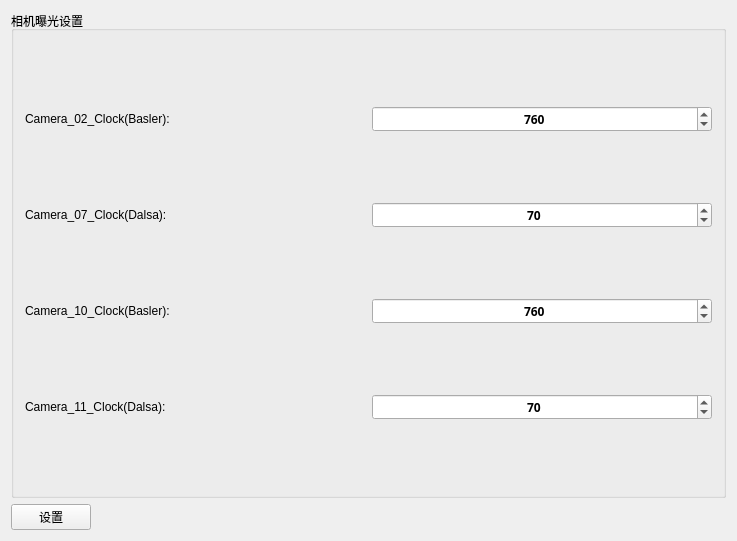
<?xml version="1.0" encoding="UTF-8"?>
<ui version="4.0">
 <class>cameraWidget</class>
 <widget class="QWidget" name="cameraWidget">
  <property name="geometry">
   <rect>
    <x>0</x>
    <y>0</y>
    <width>737</width>
    <height>541</height>
   </rect>
  </property>
  <property name="windowTitle">
   <string>Widget</string>
  </property>
  <layout class="QVBoxLayout" name="verticalLayout_main">
   <item>
    <widget class="QGroupBox" name="groupBox">
     <property name="sizePolicy">
      <sizepolicy hsizetype="Preferred" vsizetype="Preferred">
       <horstretch>0</horstretch>
       <verstretch>0</verstretch>
      </sizepolicy>
     </property>
     <property name="title">
      <string>相机曝光设置</string>
     </property>
     <layout class="QVBoxLayout" name="verticalLayout">
      <item>
       <layout class="QHBoxLayout" name="horizontalLayout">
        <item>
         <widget class="QLabel" name="label_2">
          <property name="maximumSize">
           <size>
            <width>16777215</width>
            <height>100</height>
           </size>
          </property>
          <property name="text">
           <string>Camera_02_Clock(Basler):</string>
          </property>
         </widget>
        </item>
        <item>
         <widget class="QSpinBox" name="spinBox_02">
          <property name="font">
           <font>
            <family>Arial Black</family>
            <weight>75</weight>
            <bold>true</bold>
           </font>
          </property>
          <property name="alignment">
           <set>Qt::AlignCenter</set>
          </property>
          <property name="maximum">
           <number>900</number>
          </property>
          <property name="value">
           <number>760</number>
          </property>
         </widget>
        </item>
       </layout>
      </item>
      <item>
       <layout class="QHBoxLayout" name="horizontalLayout_2">
        <item>
         <widget class="QLabel" name="label_3">
          <property name="maximumSize">
           <size>
            <width>16777215</width>
            <height>100</height>
           </size>
          </property>
          <property name="text">
           <string>Camera_07_Clock(Dalsa):</string>
          </property>
         </widget>
        </item>
        <item>
         <widget class="QSpinBox" name="spinBox_07">
          <property name="font">
           <font>
            <family>Arial Black</family>
            <weight>75</weight>
            <bold>true</bold>
           </font>
          </property>
          <property name="alignment">
           <set>Qt::AlignCenter</set>
          </property>
          <property name="maximum">
           <number>90</number>
          </property>
          <property name="value">
           <number>70</number>
          </property>
         </widget>
        </item>
       </layout>
      </item>
      <item>
       <layout class="QHBoxLayout" name="horizontalLayout_4">
        <item>
         <widget class="QLabel" name="label_4">
          <property name="maximumSize">
           <size>
            <width>16777215</width>
            <height>100</height>
           </size>
          </property>
          <property name="text">
           <string>Camera_10_Clock(Basler):</string>
          </property>
         </widget>
        </item>
        <item>
         <widget class="QSpinBox" name="spinBox_10">
          <property name="font">
           <font>
            <family>Arial Black</family>
            <weight>75</weight>
            <bold>true</bold>
           </font>
          </property>
          <property name="alignment">
           <set>Qt::AlignCenter</set>
          </property>
          <property name="maximum">
           <number>900</number>
          </property>
          <property name="value">
           <number>760</number>
          </property>
         </widget>
        </item>
       </layout>
      </item>
      <item>
       <layout class="QHBoxLayout" name="horizontalLayout_5">
        <item>
         <widget class="QLabel" name="label_5">
          <property name="maximumSize">
           <size>
            <width>16777215</width>
            <height>100</height>
           </size>
          </property>
          <property name="text">
           <string>Camera_11_Clock(Dalsa):</string>
          </property>
         </widget>
        </item>
        <item>
         <widget class="QSpinBox" name="spinBox_11">
          <property name="font">
           <font>
            <family>Arial Black</family>
            <weight>75</weight>
            <bold>true</bold>
           </font>
          </property>
          <property name="alignment">
           <set>Qt::AlignCenter</set>
          </property>
          <property name="maximum">
           <number>90</number>
          </property>
          <property name="value">
           <number>70</number>
          </property>
          <property name="displayIntegerBase">
           <number>10</number>
          </property>
         </widget>
        </item>
       </layout>
      </item>
     </layout>
    </widget>
   </item>
   <item>
    <layout class="QHBoxLayout" name="horizontalLayout_3">
     <item>
      <widget class="QPushButton" name="confirmButton">
       <property name="text">
        <string>设置</string>
       </property>
      </widget>
     </item>
     <item>
      <spacer name="horizontalSpacer">
       <property name="orientation">
        <enum>Qt::Horizontal</enum>
       </property>
       <property name="sizeHint" stdset="0">
        <size>
         <width>40</width>
         <height>20</height>
        </size>
       </property>
      </spacer>
     </item>
    </layout>
   </item>
  </layout>
 </widget>
 <layoutdefault spacing="6" margin="11"/>
 <resources/>
 <connections/>
</ui>
